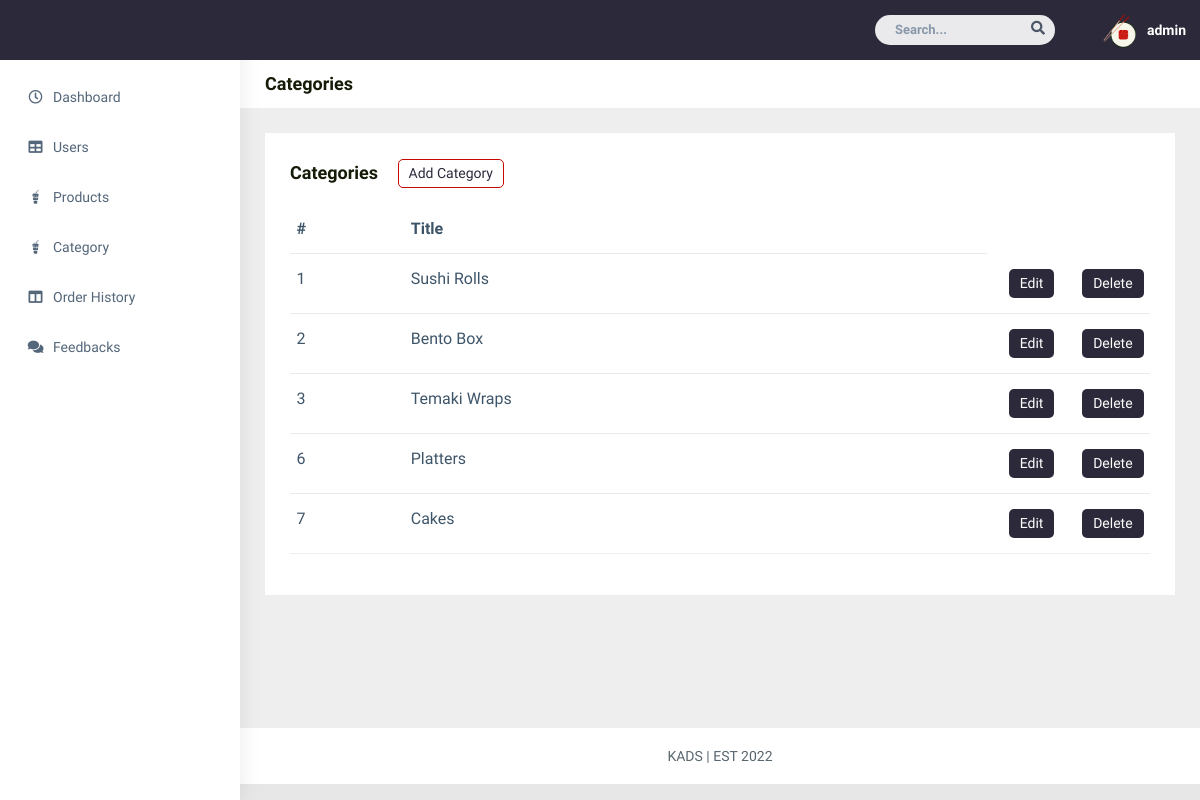
Screenshot of /admin/category.php (signed in) with the database file from the repository.
### tables this page shows
CREATE TABLE `categories` (
  `c_id` int(11) NOT NULL,
  `categoryName` varchar(255) DEFAULT NULL
);

### admin/category.php (the view, shortened to what this page needs)
<?php
    include '../conn.php';
    $username = $_SESSION['username'];
    $query="SELECT * FROM categories";
    $result=mysqli_query($conn,$query);
    ?>
<!DOCTYPE html>
<html dir="ltr" lang="en">
<head>
    <link href="../css/style.min.css" rel="stylesheet">
    <link href="../css/pagestyles.css" rel="stylesheet">
</head>
<body>
    <div id="main-wrapper" data-layout="vertical" data-navbarbg="skin5" data-sidebartype="full"
        data-sidebar-position="absolute" data-header-position="absolute" data-boxed-layout="full">
        <header class="topbar" data-navbarbg="skin5">
            <nav class="navbar top-navbar navbar-expand-md navbar-dark">
                <div class="navbar-collapse collapse" id="navbarSupportedContent" data-navbarbg="skin5">
                    <ul class="navbar-nav ms-auto d-flex align-items-center">
                        <li class=" in">
                            <form role="search" class="app-search d-none d-md-block me-3">
                                <input type="text" placeholder="Search..." class="form-control mt-0">
                                <a href="" class="active">
                                    <i class="fa fa-search"></i>
                                </a>
                            </form>
                        </li>
                        <li>
                            <a class="profile-pic" href="#">
                            <div class="dropdown">
                            <img src="../img/logo.png" alt="user-img" width="36"
                                class="img-circle"><span class="text-white font-medium"><?php echo $username ?></span></a>
                            </div>
                </div>
        <aside class="left-sidebar" data-sidebarbg="skin6">
            <div class="scroll-sidebar">
                <nav class="sidebar-nav">
                    <ul id="sidebarnav">
                        <li class="sidebar-item pt-2">
                            <a class="sidebar-link waves-effect waves-dark sidebar-link" href="dashboard.php"
                                aria-expanded="false">
                                <i class="far fa-clock" aria-hidden="true"></i>
                                <span class="hide-menu">Dashboard</span>
                            </a>
                        </li>
                        <li class="sidebar-item">
                            <a class="sidebar-link waves-effect waves-dark sidebar-link" href="users.php"
                                aria-expanded="false">
                                <i class="fa fa-table" aria-hidden="true"></i>
                                <span class="hide-menu">Users</span>
                            </a>
                        </li>
                        <li class="sidebar-item">
                            <a class="sidebar-link waves-effect waves-dark sidebar-link" href="products.php"
                                aria-expanded="false">
                                <i class="fab fa-gulp" aria-hidden="true"></i>
                                <span class="hide-menu">Products</span>
                            </a>
                        </li>
                        <li class="sidebar-item">
                            <a class="sidebar-link waves-effect waves-dark sidebar-link" href="category.php"
                                aria-expanded="false">
                                <i class="fab fa-gulp" aria-hidden="true"></i>
                                <span class="hide-menu">Category</span>
                            </a>
                        </li>
                        <li class="sidebar-item">
                            <a class="sidebar-link waves-effect waves-dark sidebar-link" href="order-history.php"
                                aria-expanded="false">
                                <i class="fa fa-columns" aria-hidden="true"></i>
                                <span class="hide-menu">Order History</span>
                            </a>
                        </li>
                        <li class="sidebar-item">
                            <a class="sidebar-link waves-effect waves-dark sidebar-link" href="feedbacks.php"
                                aria-expanded="false">
                                <i class="fa fa-comments" aria-hidden="true"></i>
                                <span class="hide-menu">Feedbacks</span>
                            </a>
                        </li>
                    </ul>
                </nav>
            </div>
        </aside>
        <div class="page-wrapper">
            <div class="page-breadcrumb bg-white">
                <div class="row align-items-center">
                    <div class="col-lg-3 col-md-4 col-sm-4 col-xs-12">
                    <h4 class="page-title">Categories</h4>
                    </div>
                </div>
            </div>
            <div class="container-fluid">
                <div class="row">
                    <div class="col-sm-12">
                        <div class="white-box">
                            <h3 class="box-title">Categories
                            <a href="add-category.php"><button class="btn btn-border">
                                Add Category
                            </button></a>
                            </h3>
                            <div class="table-responsive">
                                <table class="table text-nowrap">
                                    <thead>
                                        <tr>
                                            <th class="border-top-0">#</th>
                                            <th class="border-top-0">Title</th>
                                        </tr>
                                    </thead>
                                    <?php
                                        if(mysqli_num_rows($result) > 0) {
                                            while($row = mysqli_fetch_assoc($result)){
                                        ?>
                                    <tbody>
                                        <tr>
                                            <td><?php echo $row['c_id']; ?></td>
                                            <td><?php echo $row['categoryName']; ?></td>
                                            <td class="col-1">
                                            <a  class="btn btn-solid" href="edit-category.php?edit=<?php echo $row['c_id']; ?>">Edit</a>
                                            </td>
                                            <td class="col-1">
                                            <a class="btn btn-solid" href="delete-category.php?id=<?php echo $row['c_id']; ?>">Delete</a>
                                            </td>
                                        </tr>
                                        <?php
                                            }
                                        } else {
                                            ?>
                                            <tr>
                                            <td colspan="3">No Records Found</td>
                                            </tr>
                                        <?php
                                        }
                                        ?>
                                    </tbody>
                                </table>
                            </div>
                        </div>
                    </div>
                </div>
            </div>
            <footer class="footer text-center">
                KADS | EST 2022
            </footer>
        </div>
</body>
</html>

### css/pagestyles.css (style rules this page uses)
body { font: 14px sans-serif; background-color: #e7e7e7; color: #141C07; }
.btn-border { background-color: #fff; color: #2C2A3A; border: 1px solid #C70800; border-radius: 5px; padding: 3px 10px; margin-left: 15px; }
.btn-solid { background-color: #2C2A3A; color: #fff; border-radius: 5px; padding: 3px 10px; margin-left: 15px; }

### admin/category.php (style rules this page uses)
* { font-family: "Readex Pro"; }
.dropdown { position: relative; display: inline-block; font-family: "Readex Pro"; }

### rows the page displays
categories: c_id "1", categoryName "Sushi Rolls"
categories: c_id "2", categoryName "Bento Box"
categories: c_id "3", categoryName "Temaki Wraps"
categories: c_id "6", categoryName "Platters"
categories: c_id "7", categoryName "Cakes"

### other values shown
$username "admin"
